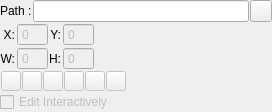
<?xml version="1.0" encoding="UTF-8"?>
<ui version="4.0">
 <class>IconWidget</class>
 <widget class="QWidget" name="IconWidget">
  <property name="geometry">
   <rect>
    <x>0</x>
    <y>0</y>
    <width>272</width>
    <height>106</height>
   </rect>
  </property>
  <property name="windowTitle">
   <string>Icon Widget</string>
  </property>
  <layout class="QVBoxLayout" name="verticalLayout">
   <property name="spacing">
    <number>1</number>
   </property>
   <property name="margin">
    <number>0</number>
   </property>
   <item>
    <layout class="QHBoxLayout" name="horizontalLayout">
     <property name="spacing">
      <number>1</number>
     </property>
     <item>
      <widget class="QLabel" name="label">
       <property name="text">
        <string>Path :</string>
       </property>
      </widget>
     </item>
     <item>
      <widget class="QLineEdit" name="path_lineEdit">
       <property name="toolTip">
        <string>Enter a image path</string>
       </property>
      </widget>
     </item>
     <item>
      <widget class="QPushButton" name="load_Button">
       <property name="minimumSize">
        <size>
         <width>22</width>
         <height>22</height>
        </size>
       </property>
       <property name="maximumSize">
        <size>
         <width>22</width>
         <height>22</height>
        </size>
       </property>
       <property name="toolTip">
        <string>Click and browse image path</string>
       </property>
       <property name="icon">
        <iconset resource="resources.qrc">
         <normaloff>:/open</normaloff>
         <disabledoff>:/open_disabled</disabledoff>:/open</iconset>
       </property>
      </widget>
     </item>
    </layout>
   </item>
   <item>
    <layout class="QGridLayout" name="edit_layout">
     <property name="spacing">
      <number>1</number>
     </property>
     <item row="0" column="1">
      <widget class="QSpinBox" name="xPos_spinBox">
       <property name="enabled">
        <bool>false</bool>
       </property>
       <property name="toolTip">
        <string>Enter X coodinate or press arrow key to adjust</string>
       </property>
       <property name="buttonSymbols">
        <enum>QAbstractSpinBox::NoButtons</enum>
       </property>
       <property name="keyboardTracking">
        <bool>false</bool>
       </property>
       <property name="maximum">
        <number>999</number>
       </property>
      </widget>
     </item>
     <item row="0" column="4">
      <spacer name="horizontalSpacer">
       <property name="orientation">
        <enum>Qt::Horizontal</enum>
       </property>
       <property name="sizeHint" stdset="0">
        <size>
         <width>40</width>
         <height>20</height>
        </size>
       </property>
      </spacer>
     </item>
     <item row="0" column="3">
      <widget class="QSpinBox" name="yPos_spinBox">
       <property name="enabled">
        <bool>false</bool>
       </property>
       <property name="toolTip">
        <string>Enter Y coodinate or press arrow key to adjust</string>
       </property>
       <property name="buttonSymbols">
        <enum>QAbstractSpinBox::NoButtons</enum>
       </property>
       <property name="keyboardTracking">
        <bool>false</bool>
       </property>
       <property name="maximum">
        <number>999</number>
       </property>
      </widget>
     </item>
     <item row="1" column="1">
      <widget class="QSpinBox" name="width_spinBox">
       <property name="enabled">
        <bool>false</bool>
       </property>
       <property name="toolTip">
        <string>Enter width or press arrow key to adjust</string>
       </property>
       <property name="buttonSymbols">
        <enum>QAbstractSpinBox::NoButtons</enum>
       </property>
       <property name="keyboardTracking">
        <bool>false</bool>
       </property>
       <property name="maximum">
        <number>999</number>
       </property>
      </widget>
     </item>
     <item row="1" column="3">
      <widget class="QSpinBox" name="height_spinBox">
       <property name="enabled">
        <bool>false</bool>
       </property>
       <property name="toolTip">
        <string>Enter height or press arrow key to adjust</string>
       </property>
       <property name="buttonSymbols">
        <enum>QAbstractSpinBox::NoButtons</enum>
       </property>
       <property name="keyboardTracking">
        <bool>false</bool>
       </property>
       <property name="maximum">
        <number>999</number>
       </property>
      </widget>
     </item>
     <item row="1" column="0">
      <widget class="QLabel" name="label_4">
       <property name="text">
        <string>W:</string>
       </property>
       <property name="alignment">
        <set>Qt::AlignRight|Qt::AlignTrailing|Qt::AlignVCenter</set>
       </property>
       <property name="indent">
        <number>1</number>
       </property>
      </widget>
     </item>
     <item row="0" column="2">
      <widget class="QLabel" name="label_3">
       <property name="text">
        <string>Y:</string>
       </property>
       <property name="alignment">
        <set>Qt::AlignRight|Qt::AlignTrailing|Qt::AlignVCenter</set>
       </property>
       <property name="indent">
        <number>1</number>
       </property>
      </widget>
     </item>
     <item row="1" column="2">
      <widget class="QLabel" name="label_5">
       <property name="text">
        <string>H:</string>
       </property>
       <property name="alignment">
        <set>Qt::AlignRight|Qt::AlignTrailing|Qt::AlignVCenter</set>
       </property>
       <property name="indent">
        <number>1</number>
       </property>
      </widget>
     </item>
     <item row="0" column="0">
      <widget class="QLabel" name="label_2">
       <property name="text">
        <string>X:</string>
       </property>
       <property name="alignment">
        <set>Qt::AlignRight|Qt::AlignTrailing|Qt::AlignVCenter</set>
       </property>
       <property name="indent">
        <number>1</number>
       </property>
      </widget>
     </item>
     <item row="1" column="4">
      <spacer name="horizontalSpacer_2">
       <property name="orientation">
        <enum>Qt::Horizontal</enum>
       </property>
       <property name="sizeHint" stdset="0">
        <size>
         <width>40</width>
         <height>20</height>
        </size>
       </property>
      </spacer>
     </item>
    </layout>
   </item>
   <item>
    <widget class="QWidget" name="buttons_widget" native="true">
     <property name="enabled">
      <bool>false</bool>
     </property>
     <layout class="QHBoxLayout" name="buttons_layout">
      <property name="spacing">
       <number>1</number>
      </property>
      <property name="leftMargin">
       <number>1</number>
      </property>
      <property name="topMargin">
       <number>0</number>
      </property>
      <property name="rightMargin">
       <number>1</number>
      </property>
      <property name="bottomMargin">
       <number>0</number>
      </property>
      <item>
       <widget class="QPushButton" name="moveLeft_Button">
        <property name="minimumSize">
         <size>
          <width>20</width>
          <height>20</height>
         </size>
        </property>
        <property name="maximumSize">
         <size>
          <width>20</width>
          <height>20</height>
         </size>
        </property>
        <property name="toolTip">
         <string>Move to left side</string>
        </property>
        <property name="icon">
         <iconset resource="resources.qrc">
          <normaloff>:/moveLeft</normaloff>
          <disabledoff>:/moveLeft_disabled</disabledoff>:/moveLeft</iconset>
        </property>
       </widget>
      </item>
      <item>
       <widget class="QPushButton" name="moveRight_Button">
        <property name="minimumSize">
         <size>
          <width>20</width>
          <height>20</height>
         </size>
        </property>
        <property name="maximumSize">
         <size>
          <width>20</width>
          <height>20</height>
         </size>
        </property>
        <property name="toolTip">
         <string>Move to right side</string>
        </property>
        <property name="icon">
         <iconset resource="resources.qrc">
          <normaloff>:/moveRight</normaloff>
          <disabledoff>:/moveRight_disabled</disabledoff>:/moveRight</iconset>
        </property>
       </widget>
      </item>
      <item>
       <widget class="QPushButton" name="moveTop_Button">
        <property name="minimumSize">
         <size>
          <width>20</width>
          <height>20</height>
         </size>
        </property>
        <property name="maximumSize">
         <size>
          <width>20</width>
          <height>20</height>
         </size>
        </property>
        <property name="toolTip">
         <string>Move to top</string>
        </property>
        <property name="icon">
         <iconset resource="resources.qrc">
          <normaloff>:/bringFront</normaloff>
          <disabledoff>:/bringFront_disabled</disabledoff>:/bringFront</iconset>
        </property>
       </widget>
      </item>
      <item>
       <widget class="QPushButton" name="moveBottom_Button">
        <property name="minimumSize">
         <size>
          <width>20</width>
          <height>20</height>
         </size>
        </property>
        <property name="maximumSize">
         <size>
          <width>20</width>
          <height>20</height>
         </size>
        </property>
        <property name="toolTip">
         <string>Move to bottom</string>
        </property>
        <property name="icon">
         <iconset resource="resources.qrc">
          <normaloff>:/sendBack</normaloff>
          <disabledoff>:/sendBack_disabled</disabledoff>:/sendBack</iconset>
        </property>
       </widget>
      </item>
      <item>
       <widget class="QPushButton" name="moveHCenter_Button">
        <property name="minimumSize">
         <size>
          <width>20</width>
          <height>20</height>
         </size>
        </property>
        <property name="maximumSize">
         <size>
          <width>20</width>
          <height>20</height>
         </size>
        </property>
        <property name="toolTip">
         <string>Move to horizontal center</string>
        </property>
        <property name="icon">
         <iconset resource="resources.qrc">
          <normaloff>:/moveHCenter</normaloff>
          <disabledoff>:/moveHCenter_disabled</disabledoff>:/moveHCenter</iconset>
        </property>
       </widget>
      </item>
      <item>
       <widget class="QPushButton" name="moveVCenter_Button">
        <property name="minimumSize">
         <size>
          <width>20</width>
          <height>20</height>
         </size>
        </property>
        <property name="maximumSize">
         <size>
          <width>20</width>
          <height>20</height>
         </size>
        </property>
        <property name="toolTip">
         <string>Move to vertical center</string>
        </property>
        <property name="icon">
         <iconset resource="resources.qrc">
          <normaloff>:/moveVCenter</normaloff>
          <disabledoff>:/moveVCenter_disabled</disabledoff>:/moveVCenter</iconset>
        </property>
       </widget>
      </item>
      <item>
       <spacer name="horizontalSpacer_3">
        <property name="orientation">
         <enum>Qt::Horizontal</enum>
        </property>
        <property name="sizeHint" stdset="0">
         <size>
          <width>40</width>
          <height>20</height>
         </size>
        </property>
       </spacer>
      </item>
     </layout>
    </widget>
   </item>
   <item>
    <widget class="QCheckBox" name="editInteractive_checkBox">
     <property name="enabled">
      <bool>false</bool>
     </property>
     <property name="text">
      <string>Edit Interactively </string>
     </property>
    </widget>
   </item>
  </layout>
 </widget>
 <tabstops>
  <tabstop>path_lineEdit</tabstop>
  <tabstop>load_Button</tabstop>
  <tabstop>xPos_spinBox</tabstop>
  <tabstop>yPos_spinBox</tabstop>
  <tabstop>width_spinBox</tabstop>
  <tabstop>height_spinBox</tabstop>
  <tabstop>moveLeft_Button</tabstop>
  <tabstop>moveRight_Button</tabstop>
  <tabstop>moveTop_Button</tabstop>
  <tabstop>moveBottom_Button</tabstop>
  <tabstop>moveHCenter_Button</tabstop>
  <tabstop>moveVCenter_Button</tabstop>
 </tabstops>
 <resources>
  <include location="resources.qrc"/>
 </resources>
 <connections/>
</ui>
